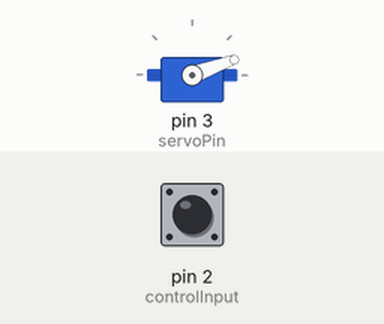
This sketch was run on a simulated Arduino Uno, built with avr-gcc and run on an emulated ATmega328P. Shown: servo. The test bench sets the inputs (shaded band); at power-on: pin 2 (controlInput) HIGH.

Above: at 2.9 s.
3.0 s: pin 2 (controlInput) pulled LOW for 0.15 s
At 3.85 s:
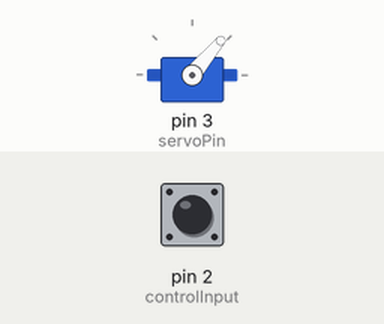
At 5.26 s:
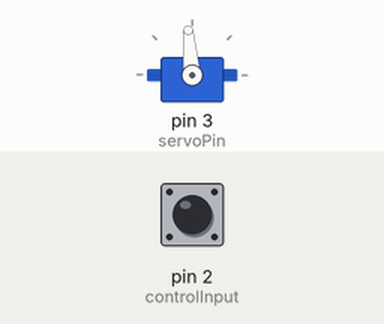
Timing chart, 0 to 8.6 s (numbered marks = the images above; inputs shaded):
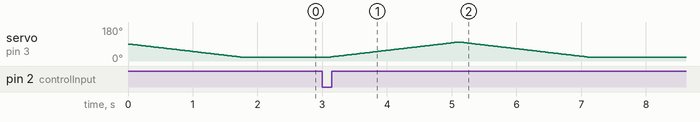

Measured:
- after the input at 3.0 s, servo on pin 3 (servoPin): rises from 20° to 100° in 2.0 s, then falls to 20° in 2.0 s

The sketch:

hab_camservo.ino
```cpp
/*
   Servo driver for in-flight photo shoot
*/

#include <Servo.h>

const bool debugMode = false;
const bool servoTesting = false;

const int controlInput = 2;
const int servoPin = 3;

int servoPosRetract = 20;
int servoPosDeploy = 100; // Need to test to obtain proper value

Servo camServo;

void setup() {
  pinMode(controlInput, INPUT_PULLUP);
  camServo.attach(servoPin);

  Serial.begin(9600);

  int servoPosition = camServo.read();
  if (servoTesting) {
    Serial.print("Servo position: ");
    Serial.println(servoPosition);
    Serial.print("Moving servo to start position...");
  }

  if (servoPosition > servoPosRetract) {
    for (int x = servoPosition; x >= servoPosRetract; x--) {
      camServo.write(x);
      delay(25);
    }
  }
  else if (servoPosition < servoPosRetract) {
    for (int x = servoPosition; x <= servoPosRetract; x++) {
      camServo.write(x);
      delay(25);
    }
  }
  servoPosition = camServo.read();
  if (servoTesting) {
    Serial.println("complete.");
    Serial.print("Servo position: ");
    Serial.println(servoPosition);

    delay(5000);

    for (int x = servoPosRetract; x <= servoPosDeploy; x++) {
      camServo.write(x);
      delay(25);
    }

    while (true) {
      ;
    }
  }
}

void loop() {
  delay(100);
  if (digitalRead(controlInput) == LOW) {
    if (debugMode) Serial.print("Positioning photo...");
    positionPhoto();
  }
}

void positionPhoto() {
  for (int x =  servoPosRetract; x <= servoPosDeploy; x++) {
    camServo.write(x);
    delay(25);
  }
  while (digitalRead(controlInput) == LOW) {
    ;
  }
  for (int x = servoPosDeploy; x >= servoPosRetract; x--) {
    camServo.write(x);
    delay(25);
  }
  if (debugMode) Serial.println("capture complete.");
}
```
